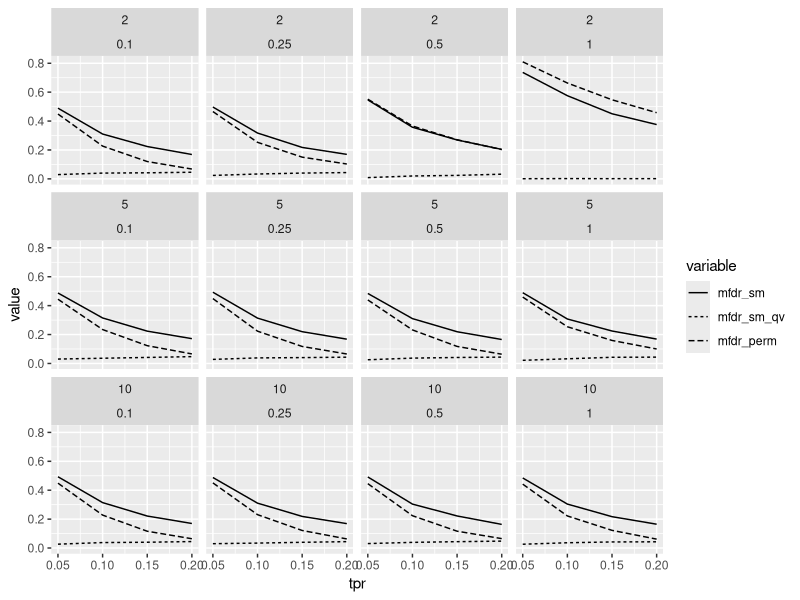

Generate this figure with R:
library(ggplot2)
library(reshape)
x=read.table("mean_fdr.txt",header=T)
xr=melt(x,id=c("upreg","tpr","noise"))
print(head(xr))
p = ggplot(xr,aes(tpr,value)) + geom_line(aes(linetype=variable)) + facet_wrap(upreg~noise) 

ggsave("fdr.pdf",p)
